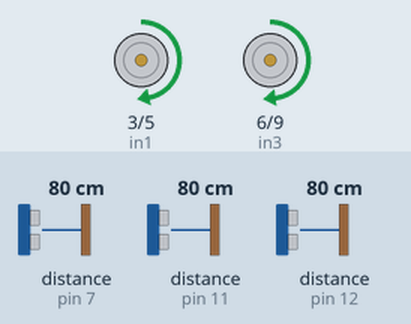
Bench run of a sketch on a simulated Arduino Uno, built with avr-gcc and run on an emulated ATmega328P. Parts: motor-driver pin pairs drawn as motors (green arrow = first pin HIGH = forward, orange = second pin HIGH = backward, longer = more drive). Wiring (inferred from the names in the program): 3 × ultrasonic range finder: trigger pin 8, echo pin 7 / trigger pin 10, echo pin 11 / trigger pin 13, echo pin 12. The test bench sets the inputs (shaded band); at power-on: distance to the obstacle (sensors on pin 11, pin 12, pin 7) 80 cm. The echo pulse lasts 58.3 µs per cm.

Above: at 1.2 s.
1.3 s: distance to the obstacle (sensor on pin 11) set to 22 cm
2.8 s: distance to the obstacle (sensor on pin 11) set to 18 cm
At 3.4 s:
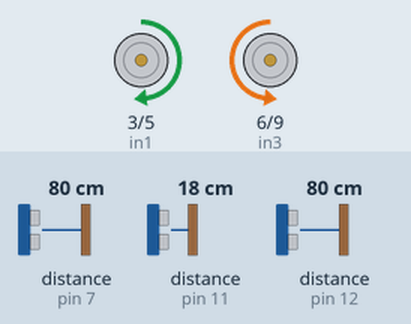
5.8 s: distance to the obstacle (sensor on pin 12) set to 20 cm
8.8 s: distance to the obstacle (sensor on pin 12) set to 16 cm
At 10.0 s:
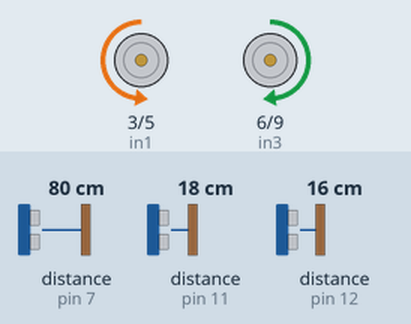
11.8 s: distance to the obstacle (sensor on pin 7) set to 19 cm
At 12.8 s:
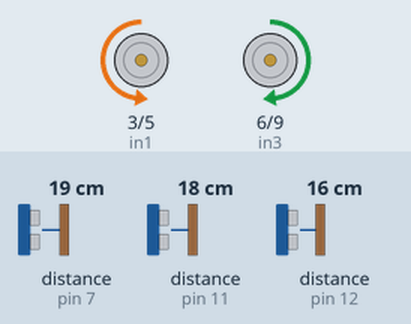
14.8 s: distance to the obstacle (sensor on pin 7) set to 16 cm
At 16.2 s:
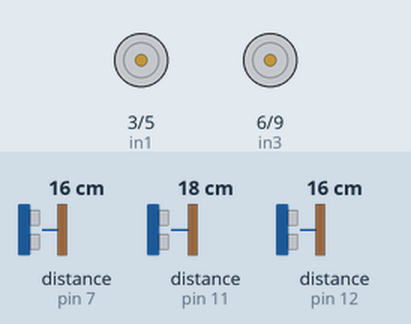
Timing chart, 0 to 17.6 s (numbered marks = the images above; inputs shaded):
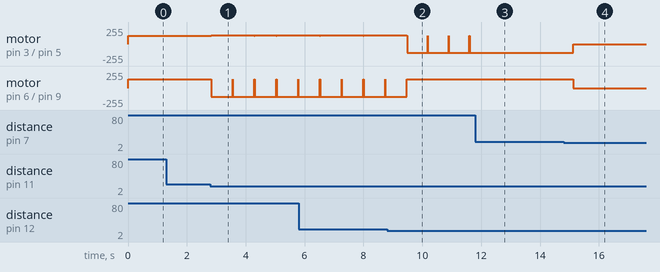

The sketch:

MazoRobo.ino
```cpp
// Define the pin connections for the L298N motor driver
const int in1 = 3;  // Left motor forward pin
const int in2 = 5;  // Left motor backward pin
const int in3 = 6;  // Right motor forward pin
const int in4 = 9;  // Right motor backward pin

// Define the pin connections for the ultrasonic sensors
const int trigPinR = 13;  // Trigger pin for ultrasonic sensor 1
const int echoPinR = 12;  // Echo pin for ultrasonic sensor 1
const int trigPinF = 10;  // Trigger pin for ultrasonic sensor 2
const int echoPinF = 11;  // Echo pin for ultrasonic sensor 2
const int trigPinL = 8;   // Trigger pin for ultrasonic sensor 3
const int echoPinL = 7;   // Echo pin for ultrasonic sensor 3

int motorSpeed = 130;
const int minimumStraightDistance = 60;

// Define the variables for the ultrasonic sensors
int distanceR = 0;
int distanceF = 0;
int distanceL = 0;


void setup() {
  // Initialize the motor pins as outputs
  pinMode(in1, OUTPUT);
  pinMode(in2, OUTPUT);
  pinMode(in3, OUTPUT);
  pinMode(in4, OUTPUT);
  // Initialize the ultrasonic sensor pins as outputs and inputs
  pinMode(trigPinR, OUTPUT);
  pinMode(echoPinR, INPUT);
  pinMode(trigPinF, OUTPUT);
  pinMode(echoPinF, INPUT);
  pinMode(trigPinL, OUTPUT);
  pinMode(echoPinL, INPUT);
}

void loop() {

  distanceF = readUltrasonic(trigPinF, echoPinF);
  distanceR = readUltrasonic(trigPinR, echoPinR);
  distanceL = readUltrasonic(trigPinL, echoPinL);

  if (distanceF < 20) {
    // Stop the robot
    stop();
    // Determine the direction to turn
    if (distanceF < 40 && distanceR > 16) {
      // Turn right
      right();
      delay(730);  // Wait for the turn to complete
      forward();   // Move forward after turning
    } else if (distanceL > 16 && distanceF < 40) {
      // Move left
      left();
      delay(700);
      forward();
    }else if (distanceF < 5 && (distanceL < 10 || distanceR < 10 )){
      backward();
      delay(200);
      right();
      delay(300);
      stop();
    }
  } else {
    // Move forward if there is no obstacle
    forward();
  }
}

void forward() {
  Serial.println("Moving Forward");
  analogWrite(in1, 126);
  digitalWrite(in2, LOW);
  analogWrite(in3, motorSpeed);
  digitalWrite(in4, LOW);
}

void backward() {
  Serial.println("Moving Backward");
  digitalWrite(in1, LOW);
  analogWrite(in2, motorSpeed);
  digitalWrite(in3, LOW);
  analogWrite(in4, motorSpeed);
}

void left() {
  Serial.println("Moving Left");
  digitalWrite(in1, LOW);
  analogWrite(in2, motorSpeed);
  analogWrite(in3, motorSpeed);
  digitalWrite(in4, LOW);
}

void right() {
  analogWrite(in1, motorSpeed);
  digitalWrite(in2, LOW);
  digitalWrite(in3, LOW);
  analogWrite(in4, motorSpeed);
}

void stop() {
  digitalWrite(in1, LOW);
  digitalWrite(in3, LOW);
  digitalWrite(in2, LOW);
  digitalWrite(in4, LOW);
}

long readUltrasonic(int trigPin, int echoPin) {
  digitalWrite(trigPin, LOW);
  delayMicroseconds(2);
  digitalWrite(trigPin, HIGH);
  delayMicroseconds(10);
  digitalWrite(trigPin, LOW);
  int duration = pulseIn(echoPin, HIGH);
  int d = duration * 0.034 / 2;
  return d;
}
```

Measured:
- the behaviour switches between 21 and 20 cm on distance to the obstacle (sensor on pin 11) (found by bisection; images 0 and 1)
- the behaviour switches between 18 and 17 cm on distance to the obstacle (sensor on pin 12) (found by bisection; images 1 and 2)
- the behaviour switches between 18 and 17 cm on distance to the obstacle (sensor on pin 7) (found by bisection; images 3 and 4)
- after the input at 1.3 s, every drawn part: stays the same
- after the input at 2.8 s, motor on pin 3 (in1) / pin 5 (in2): alternates forward 130/255 for 0.73 s and forward 126/255 for 0.01 s, starting at once; motor on pin 6 (in3) / pin 9 (in4): alternates forward 130/255 for 0.01 s and backward 130/255 for 0.73 s, starting at once
- after the input at 8.8 s, motor on pin 6 (in3) / pin 9 (in4): goes on until 9.5 s, then stays forward 130/255
- after the input at 11.8 s, motor on pin 3 (in1) / pin 5 (in2): stops changing and stays backward 130/255
- after the input at 14.8 s, motor on pin 3 (in1) / pin 5 (in2): backward 130/255 → stopped after 0.33 s; motor on pin 6 (in3) / pin 9 (in4): forward 130/255 → stopped after 0.33 s
